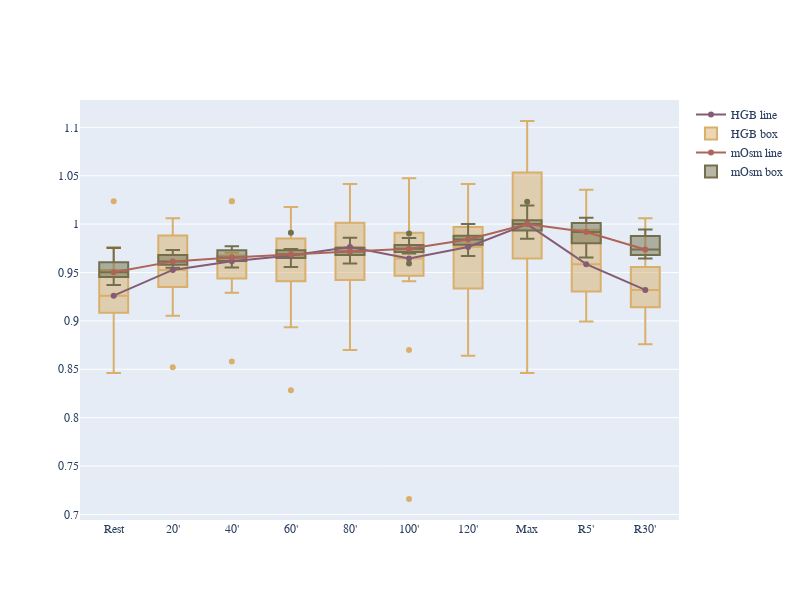

Notebook code cell kept with this figure:
### Code cell
import plotly.graph_objects as go
from plotly.subplots import make_subplots
import plotly.express as px
from itertools import cycle

df_mosm_hosszu_long = df_mosm_hosszu_long.dropna()
df_hgb_h_long = df_hgb_h_long.dropna()

df_mosm_hosszu_long.variable = df_mosm_hosszu_long.variable.replace({'Nyugalmi (T. előtt)':"Rest", 'VM':"Max"}) 
df_hgb_h_long.variable = df_hgb_h_long.variable.replace({'Nyugalmi (T. előtt)':"Rest", 'VM':"Max"})

x_hgb_h = df_hgb_h_long.variable.unique()
x_mosm = df_hgb_h_long.variable.unique()

palette = cycle(px.colors.qualitative.Antique)

hgb_max = np.max(y_hgb_h)
mosm_max = np.max(y_mosm)

fig = go.Figure()

fig.add_trace(go.Scatter(
    x=x_hgb_h, y=y_hgb_h/hgb_max,
    name='HGB line', marker_color=next(palette))
)
fig.add_trace(go.Box(
    x=df_hgb_h_long.variable, y=df_hgb_h_long.value/hgb_max,
    name='HGB box', marker_color=next(palette))
)


fig.add_trace(go.Scatter(
    x=x_mosm, y=y_mosm/mosm_max,
    name='mOsm line', marker_color=next(palette))
)
fig.add_trace(go.Box(
    x=df_mosm_hosszu_long.variable, y=df_mosm_hosszu_long.value/mosm_max,
    name='mOsm box', marker_color=next(palette))
)

fig.update_layout(font_family='Times New Roman', showlegend=True)
fig.update_layout(height=600, width=800, title_text="")
fig.show()

### Figure 1 — Plotly figure (JSON) as saved in the notebook; plotly's stock layout.template omitted (floating-point values rounded to 4 significant figures)
{"data": [{"marker": {"color": "rgb(133, 92, 117)"}, "name": "HGB line", "type": "scatter", "x": ["Rest", "20'", "40'", "60'", "80'", "100'", "120'", "Max", "R5'", "R30'"], "y": [0.926, 0.9527, 0.9615, 0.9675, 0.9763, 0.9645, 0.9763, 1, 0.9586, 0.932]}, {"marker": {"color": "rgb(217, 175, 107)"}, "name": "HGB box", "type": "box", "x": ["Rest", "Rest", "Rest", "Rest", "Rest", "Rest", "Rest", "Rest", "Rest", "Rest", "Rest", "Rest", "20'", "20'", "20'", "20'", "20'", "20'", "20'", "20'", "20'", "20'", "20'", "20'", "40'", "40'", "40'", "40'", "40'", "40'", "40'", "40'", "40'", "40'", "40'", "40'", "60'", "60'", "60'", "60'", "60'", "60'", "60'", "60'", "60'", "60'", "60'", "60'", "80'", "80'", "80'", "80'", "80'", "80'", "80'", "80'", "80'", "80'", "80'", "100'", "100'", "100'", "100'", "100'", "100'", "100'", "100'", "100'", "100'", "100'", "120'", "120'", "120'", "120'", "120'", "120'", "120'", "120'", "120'", "120'", "120'", "Max", "Max", "Max", "Max", "Max", "Max", "Max", "Max", "Max", "Max", "R5'", "R5'", "R5'", "R5'", "R5'", "R5'", "R5'", "R5'", "R5'", "R5'", "R5'", "R30'", "R30'", "R30'", "R30'", "R30'", "R30'", "R30'", "R30'", "R30'", "R30'", "R30'", "R30'"], "y": [0.9231, 0.929, 0.9467, 1.024, 0.9408, 0.8462, 0.8817, 0.9763, 0.9172, 0.8994, 0.9586, 0.9172, 0.9349, 0.9467, 1.006, 1.006, 0.9763, 0.8521, 0.9053, 0.9527, 0.9704, 0.9349, 1, 0.9527, 0.9586, 0.9349, 0.9645, 1.024, 0.9645, 0.858, 0.929, 0.9645, 0.9704, 0.9527, 1.024, 0.9586, 0.9704, 0.8935, 0.9882, 1.018, 0.9527, 0.8284, 0.9645, 0.9704, 0.9822, 0.9349, 1.018, 0.9467, 0.9408, 1.006, 1.018, 0.9467, 0.8698, 0.9349, 0.9822, 0.9882, 0.9586, 1.041, 0.9763, 0.9408, 1.012, 0.716, 0.9645, 0.8698, 0.9763, 0.9941, 0.9822, 0.9645, 1.047, 0.9645, 0.929, 1.012, 1, 0.9645, 0.8639, 0.9763, 0.9882, 0.9822, 0.9112, 1.041, 0.9467, 0.9941, 1.071, 1.053, 0.9645, 0.8462, 1.006, 0.9941, 0.9527, 1.107, 1.006, 0.9586, 1.036, 0.9172, 0.9645, 0.8994, 0.9763, 0.929, 1, 0.9349, 1.012, 0.9467, 0.8757, 0.9231, 0.9763, 0.9527, 0.9172, 0.8876, 0.9112, 0.9408, 0.9408, 0.9586, 1.006, 0.9172]}, {"marker": {"color": "rgb(175, 100, 88)"}, "name": "mOsm line", "type": "scatter", "x": ["Rest", "20'", "40'", "60'", "80'", "100'", "120'", "Max", "R5'", "R30'"], "y": [0.9502, 0.9615, 0.9654, 0.9688, 0.9716, 0.9745, 0.984, 1, 0.9918, 0.9737]}, {"marker": {"color": "rgb(115, 111, 76)"}, "name": "mOsm box", "type": "box", "x": ["Rest", "Rest", "Rest", "Rest", "Rest", "Rest", "Rest", "Rest", "Rest", "Rest", "Rest", "Rest", "20'", "20'", "20'", "20'", "20'", "20'", "20'", "20'", "20'", "20'", "20'", "20'", "40'", "40'", "40'", "40'", "40'", "40'", "40'", "40'", "40'", "40'", "40'", "40'", "60'", "60'", "60'", "60'", "60'", "60'", "60'", "60'", "60'", "60'", "60'", "60'", "80'", "80'", "80'", "80'", "80'", "80'", "80'", "80'", "80'", "80'", "80'", "100'", "100'", "100'", "100'", "100'", "100'", "100'", "100'", "100'", "100'", "100'", "120'", "120'", "120'", "120'", "120'", "120'", "120'", "120'", "120'", "120'", "120'", "Max", "Max", "Max", "Max", "Max", "Max", "Max", "Max", "Max", "Max", "R5'", "R5'", "R5'", "R5'", "R5'", "R5'", "R5'", "R5'", "R5'", "R5'", "R5'", "R30'", "R30'", "R30'", "R30'", "R30'", "R30'", "R30'", "R30'", "R30'", "R30'", "R30'", "R30'"], "y": [0.937, 0.9517, 0.9432, 0.9474, 0.9415, 0.9487, 0.9618, 0.9517, 0.969, 0.9752, 0.9592, 0.9487, 0.9595, 0.9602, 0.9559, 0.9683, 0.9549, 0.9631, 0.9732, 0.9579, 0.9628, 0.9677, 0.9716, 0.9582, 0.9628, 0.9654, 0.9654, 0.9771, 0.9559, 0.9611, 0.9729, 0.9553, 0.9732, 0.966, 0.9749, 0.9628, 0.9683, 0.969, 0.967, 0.9706, 0.9628, 0.9719, 0.9912, 0.9582, 0.9686, 0.9739, 0.9742, 0.9556, 0.9713, 0.9696, 0.9716, 0.9677, 0.9677, 0.986, 0.9592, 0.9765, 0.9794, 0.9732, 0.9716, 0.9735, 0.9758, 0.9696, 0.9703, 0.9739, 0.9902, 0.9592, 0.9784, 0.9856, 0.9781, 0.9745, 0.9781, 0.9798, 0.9889, 0.985, 0.9749, 0.9931, 0.967, 0.984, 1, 0.9843, 0.9798, 0.9935, 1.002, 1.004, 0.985, 0.9941, 1.023, 1.001, 1.019, 0.999, 0.9909, 0.9798, 0.9843, 0.9974, 0.9817, 1.002, 1.003, 0.9654, 0.9918, 0.9971, 1.007, 0.9794, 0.9664, 0.9657, 0.9716, 0.9758, 0.9726, 0.9941, 0.9925, 0.9644, 0.9944, 0.9749, 0.983, 0.9696]}], "layout": {"font": {"family": "Times New Roman"}, "height": 600, "showlegend": true, "title": {"text": ""}, "width": 800}}
